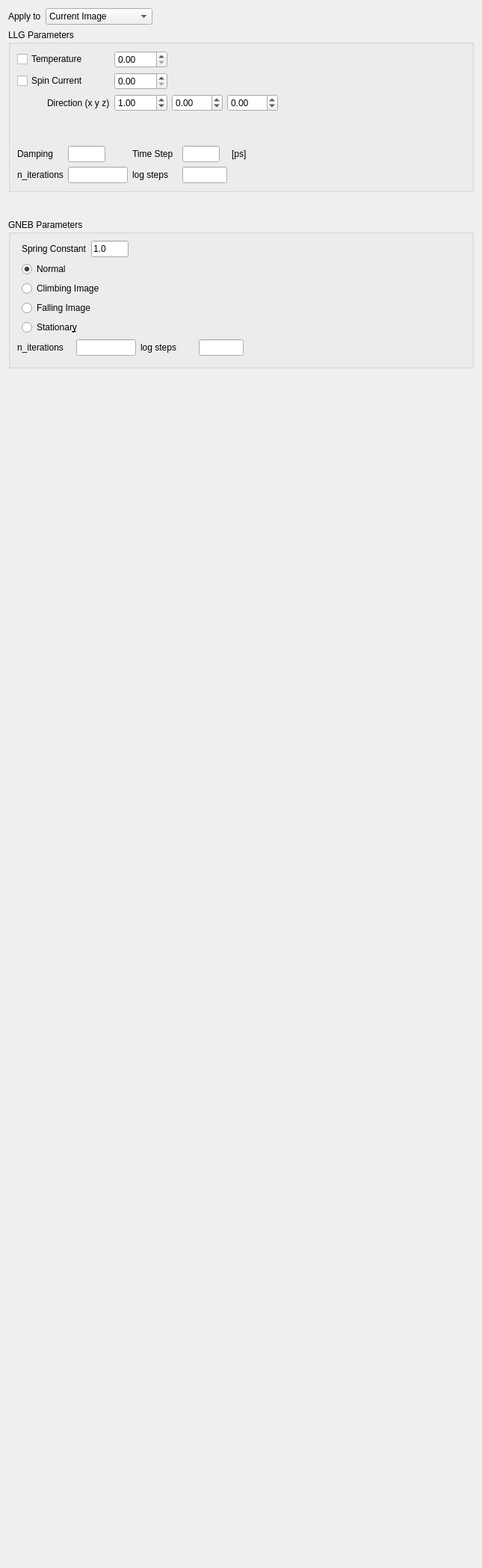
         <widget class="QWidget" name="scrollAreaWidgetContents_2">
          <property name="geometry">
           <rect>
            <x>0</x>
            <y>0</y>
            <width>645</width>
            <height>2098</height>
           </rect>
          </property>
          <layout class="QGridLayout" name="gridLayout_13">
           <item row="4" column="0">
            <spacer name="verticalSpacer_10">
             <property name="orientation">
              <enum>Qt::Vertical</enum>
             </property>
             <property name="sizeHint" stdset="0">
              <size>
               <width>20</width>
               <height>40</height>
              </size>
             </property>
            </spacer>
           </item>
           <item row="0" column="0">
            <layout class="QGridLayout" name="gridLayout_39">
             <item row="0" column="3">
              <spacer name="horizontalSpacer_28">
               <property name="orientation">
                <enum>Qt::Horizontal</enum>
               </property>
               <property name="sizeHint" stdset="0">
                <size>
                 <width>40</width>
                 <height>20</height>
                </size>
               </property>
              </spacer>
             </item>
             <item row="0" column="2">
              <widget class="QComboBox" name="comboBox_Parameters_ApplyTo">
               <property name="minimumSize">
                <size>
                 <width>120</width>
                 <height>0</height>
                </size>
               </property>
               <item>
                <property name="text">
                 <string>Current Image</string>
                </property>
               </item>
               <item>
                <property name="text">
                 <string>Current Image Chain</string>
                </property>
               </item>
               <item>
                <property name="text">
                 <string>All Images</string>
                </property>
               </item>
              </widget>
             </item>
             <item row="0" column="1">
              <widget class="QLabel" name="label_33">
               <property name="maximumSize">
                <size>
                 <width>60</width>
                 <height>16777215</height>
                </size>
               </property>
               <property name="text">
                <string>Apply to</string>
               </property>
              </widget>
             </item>
            </layout>
           </item>
           <item row="2" column="0">
            <spacer name="verticalSpacer_9">
             <property name="orientation">
              <enum>Qt::Vertical</enum>
             </property>
             <property name="sizeType">
              <enum>QSizePolicy::Maximum</enum>
             </property>
             <property name="sizeHint" stdset="0">
              <size>
               <width>20</width>
               <height>30</height>
              </size>
             </property>
            </spacer>
           </item>
           <item row="1" column="0">
            <widget class="QGroupBox" name="groupBox_4">
             <property name="minimumSize">
              <size>
               <width>0</width>
               <height>150</height>
              </size>
             </property>
             <property name="maximumSize">
              <size>
               <width>16777215</width>
               <height>16777215</height>
              </size>
             </property>
             <property name="title">
              <string>LLG Parameters</string>
             </property>
             <layout class="QGridLayout" name="gridLayout_35">
              <item row="3" column="0">
               <layout class="QGridLayout" name="gridLayout_102">
                <item row="1" column="1">
                 <widget class="QLineEdit" name="lineEdit_llg_n_iterations">
                  <property name="minimumSize">
                   <size>
                    <width>20</width>
                    <height>0</height>
                   </size>
                  </property>
                  <property name="maximumSize">
                   <size>
                    <width>80</width>
                    <height>16777215</height>
                   </size>
                  </property>
                 </widget>
                </item>
                <item row="0" column="0">
                 <widget class="QLabel" name="label_3">
                  <property name="text">
                   <string>Damping</string>
                  </property>
                 </widget>
                </item>
                <item row="0" column="1">
                 <widget class="QLineEdit" name="lineEdit_Damping">
                  <property name="minimumSize">
                   <size>
                    <width>40</width>
                    <height>0</height>
                   </size>
                  </property>
                  <property name="maximumSize">
                   <size>
                    <width>50</width>
                    <height>16777215</height>
                   </size>
                  </property>
                 </widget>
                </item>
                <item row="1" column="0">
                 <widget class="QLabel" name="label_42">
                  <property name="text">
                   <string>n_iterations</string>
                  </property>
                 </widget>
                </item>
                <item row="0" column="2">
                 <widget class="QLabel" name="label_31">
                  <property name="text">
                   <string>Time Step</string>
                  </property>
                 </widget>
                </item>
                <item row="0" column="3">
                 <widget class="QLineEdit" name="lineEdit_dt">
                  <property name="minimumSize">
                   <size>
                    <width>40</width>
                    <height>0</height>
                   </size>
                  </property>
                  <property name="maximumSize">
                   <size>
                    <width>50</width>
                    <height>16777215</height>
                   </size>
                  </property>
                 </widget>
                </item>
                <item row="0" column="4">
                 <widget class="QLabel" name="label_41">
                  <property name="text">
                   <string>[ps]</string>
                  </property>
                 </widget>
                </item>
                <item row="1" column="2">
                 <widget class="QLabel" name="label_43">
                  <property name="text">
                   <string>log steps</string>
                  </property>
                 </widget>
                </item>
                <item row="1" column="3">
                 <widget class="QLineEdit" name="lineEdit_llg_log_steps">
                  <property name="maximumSize">
                   <size>
                    <width>60</width>
                    <height>16777215</height>
                   </size>
                  </property>
                 </widget>
                </item>
               </layout>
              </item>
              <item row="0" column="3">
               <spacer name="horizontalSpacer_25">
                <property name="orientation">
                 <enum>Qt::Horizontal</enum>
                </property>
                <property name="sizeHint" stdset="0">
                 <size>
                  <width>40</width>
                  <height>20</height>
                 </size>
                </property>
               </spacer>
              </item>
              <item row="0" column="0">
               <layout class="QGridLayout" name="gridLayout_103">
                <item row="0" column="1">
                 <widget class="QDoubleSpinBox" name="doubleSpinBox_Parameters_temperature">
                  <property name="locale">
                   <locale language="C" country="AnyCountry"/>
                  </property>
                  <property name="maximum">
                   <double>9999.000000000000000</double>
                  </property>
                 </widget>
                </item>
                <item row="2" column="3">
                 <widget class="QDoubleSpinBox" name="doubleSpinBox_Parameters_STT_direction_z">
                  <property name="locale">
                   <locale language="C" country="AnyCountry"/>
                  </property>
                  <property name="minimum">
                   <double>-100.000000000000000</double>
                  </property>
                  <property name="maximum">
                   <double>100.000000000000000</double>
                  </property>
                 </widget>
                </item>
                <item row="2" column="1">
                 <widget class="QDoubleSpinBox" name="doubleSpinBox_Parameters_STT_direction_x">
                  <property name="locale">
                   <locale language="C" country="AnyCountry"/>
                  </property>
                  <property name="minimum">
                   <double>-100.000000000000000</double>
                  </property>
                  <property name="maximum">
                   <double>100.000000000000000</double>
                  </property>
                  <property name="value">
                   <double>1.000000000000000</double>
                  </property>
                 </widget>
                </item>
                <item row="2" column="2">
                 <widget class="QDoubleSpinBox" name="doubleSpinBox_Parameters_STT_direction_y">
                  <property name="locale">
                   <locale language="C" country="AnyCountry"/>
                  </property>
                  <property name="minimum">
                   <double>-100.000000000000000</double>
                  </property>
                  <property name="maximum">
                   <double>100.000000000000000</double>
                  </property>
                 </widget>
                </item>
                <item row="1" column="1">
                 <widget class="QDoubleSpinBox" name="doubleSpinBox_Parameters_STT">
                  <property name="locale">
                   <locale language="C" country="AnyCountry"/>
                  </property>
                  <property name="maximum">
                   <double>9999.000000000000000</double>
                  </property>
                 </widget>
                </item>
                <item row="1" column="0">
                 <widget class="QCheckBox" name="checkBox_Parameters_STT">
                  <property name="enabled">
                   <bool>true</bool>
                  </property>
                  <property name="text">
                   <string>Spin Current</string>
                  </property>
                 </widget>
                </item>
                <item row="0" column="0">
                 <widget class="QCheckBox" name="checkBox_Parameters_temperature">
                  <property name="enabled">
                   <bool>true</bool>
                  </property>
                  <property name="text">
                   <string>Temperature</string>
                  </property>
                 </widget>
                </item>
                <item row="2" column="0">
                 <layout class="QGridLayout" name="gridLayout_101">
                  <item row="0" column="0">
                   <spacer name="horizontalSpacer_53">
                    <property name="orientation">
                     <enum>Qt::Horizontal</enum>
                    </property>
                    <property name="sizeHint" stdset="0">
                     <size>
                      <width>40</width>
                      <height>20</height>
                     </size>
                    </property>
                   </spacer>
                  </item>
                  <item row="0" column="1">
                   <widget class="QLabel" name="label_71">
                    <property name="text">
                     <string>Direction (x y z)</string>
                    </property>
                   </widget>
                  </item>
                 </layout>
                </item>
               </layout>
              </item>
              <item row="1" column="0">
               <spacer name="verticalSpacer_28">
                <property name="orientation">
                 <enum>Qt::Vertical</enum>
                </property>
                <property name="sizeType">
                 <enum>QSizePolicy::Maximum</enum>
                </property>
                <property name="sizeHint" stdset="0">
                 <size>
                  <width>20</width>
                  <height>40</height>
                 </size>
                </property>
               </spacer>
              </item>
             </layout>
            </widget>
           </item>
           <item row="3" column="0">
            <widget class="QGroupBox" name="groupBox_5">
             <property name="minimumSize">
              <size>
               <width>0</width>
               <height>200</height>
              </size>
             </property>
             <property name="maximumSize">
              <size>
               <width>16777215</width>
               <height>16777215</height>
              </size>
             </property>
             <property name="title">
              <string>GNEB Parameters</string>
             </property>
             <layout class="QGridLayout" name="gridLayout_78">
              <item row="6" column="1">
               <widget class="QRadioButton" name="radioButton_Stationary">
                <property name="text">
                 <string>Stationar&amp;y</string>
                </property>
               </widget>
              </item>
              <item row="5" column="1">
               <widget class="QRadioButton" name="radioButton_FallingImage">
                <property name="text">
                 <string>Falling Image</string>
                </property>
               </widget>
              </item>
              <item row="0" column="2">
               <spacer name="horizontalSpacer_40">
                <property name="orientation">
                 <enum>Qt::Horizontal</enum>
                </property>
                <property name="sizeHint" stdset="0">
                 <size>
                  <width>40</width>
                  <height>20</height>
                 </size>
                </property>
               </spacer>
              </item>
              <item row="7" column="0" colspan="2">
               <layout class="QGridLayout" name="gridLayout_77">
                <item row="0" column="0">
                 <widget class="QLabel" name="label_44">
                  <property name="text">
                   <string>n_iterations</string>
                  </property>
                 </widget>
                </item>
                <item row="0" column="2">
                 <widget class="QLabel" name="label_45">
                  <property name="text">
                   <string>log steps</string>
                  </property>
                 </widget>
                </item>
                <item row="0" column="1">
                 <widget class="QLineEdit" name="lineEdit_gneb_n_iterations">
                  <property name="minimumSize">
                   <size>
                    <width>20</width>
                    <height>0</height>
                   </size>
                  </property>
                  <property name="maximumSize">
                   <size>
                    <width>80</width>
                    <height>16777215</height>
                   </size>
                  </property>
                 </widget>
                </item>
                <item row="0" column="3">
                 <widget class="QLineEdit" name="lineEdit_gneb_log_steps">
                  <property name="maximumSize">
                   <size>
                    <width>60</width>
                    <height>16777215</height>
                   </size>
                  </property>
                 </widget>
                </item>
               </layout>
              </item>
              <item row="0" column="1">
               <layout class="QGridLayout" name="gridLayout_75">
                <item row="0" column="0">
                 <widget class="QLabel" name="label_2">
                  <property name="text">
                   <string>Spring Constant</string>
                  </property>
                 </widget>
                </item>
                <item row="0" column="1">
                 <widget class="QLineEdit" name="lineEdit_gneb_springconstant">
                  <property name="minimumSize">
                   <size>
                    <width>40</width>
                    <height>0</height>
                   </size>
                  </property>
                  <property name="maximumSize">
                   <size>
                    <width>50</width>
                    <height>16777215</height>
                   </size>
                  </property>
                  <property name="locale">
                   <locale language="C" country="AnyCountry"/>
                  </property>
                  <property name="text">
                   <string>1.0</string>
                  </property>
                 </widget>
                </item>
                <item row="0" column="2">
                 <spacer name="horizontalSpacer_52">
                  <property name="orientation">
                   <enum>Qt::Horizontal</enum>
                  </property>
                  <property name="sizeHint" stdset="0">
                   <size>
                    <width>40</width>
                    <height>20</height>
                   </size>
                  </property>
                 </spacer>
                </item>
               </layout>
              </item>
              <item row="4" column="1">
               <widget class="QRadioButton" name="radioButton_ClimbingImage">
                <property name="text">
                 <string>Climbing Image</string>
                </property>
               </widget>
              </item>
              <item row="1" column="1">
               <widget class="QRadioButton" name="radioButton_Normal">
                <property name="text">
                 <string>Normal</string>
                </property>
                <property name="checked">
                 <bool>true</bool>
                </property>
               </widget>
              </item>
             </layout>
            </widget>
           </item>
          </layout>
         </widget>
